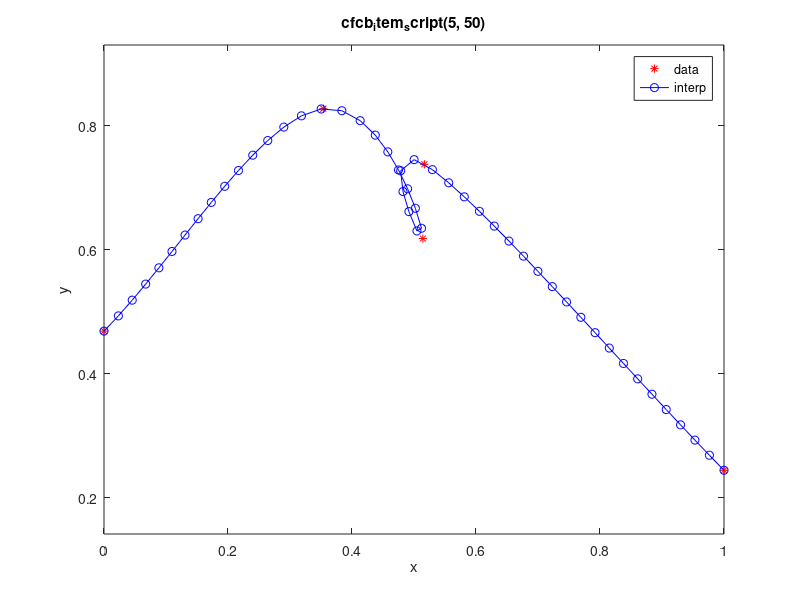

The MATLAB script that drew this image:
function [ti, pp] = splineq(t, z, nPoints, theSlopeFlag)

% splineq -- Equally-spaced spline interpolation.
%  [ti, pp] = splineq(t, z, nPoints, theSlopeFlag) interpolates
%   complex z(t) at nPoints equally spaced along the track of
%   the spline curve, including the first and last points.  The
%   returned ti and pp are such that ppval(pp, ti) will provide
%   the actual equally-spaced values.  If theSlopeFlag is TRUE,
%   the end-slopes of the spline are pinned to the linear trend
%   between the first two and the last two points, respectively.
%  zi = splineq(t, z, nPoints, theSlopeFlag) returns the actual
%  interpolated values.
%  [ti, pp] = splineq(t, z, ti, theSlopeFlag) interpolates the
%  z(t) curve at the relative positions [0...1] along the
%  length of the curve, given by ti.
% zi = splineq(t, z, ti, theSlopeFlag) returns the actual
%  interpolated values.
% splineq(m, n) demonstrates itself with m random data points,
%  interpolated at n positions (default = 10*m), using pinned
%  slopes.  Click on the curve to do another demonstration.
%  The "zoomsafe" facility is invoked if available.
% spline('demo') calls "spline(5, 50)".
 
% svn $Id: splineq.m 328 2009-03-09 01:41:19Z arango $
%=======================================================================
% Copyright (C) 1999 Dr. Charles R. Denham, ZYDECO.
%  All Rights Reserved.
%   Disclosure without explicit written consent from the
%    copyright owner does not constitute publication.
%=======================================================================
 
% Version of 26-May-1999 15:37:29.
% Updated    31-Aug-1999 13:45:25.

if nargin < 1, help(mfilename), t = 'demo'; end

if isequal(t, 'demo'), t = 5; end
if ischar(t), t = eval(t); end

if length(t) == 1
	m = t;
	n = 10*m;
	if nargin > 1, n = z; end
	if ischar(n), n = eval(n); end
	x = sort(rand(1, m));
	x = x - min(x);
	x = x / max(x);	y = rand(size(x));
	z = x + sqrt(-1)*y;
	t = linspace(min(x), max(x), m);
	flag = 1;
	if (1)
		[tti, pp] = feval(mfilename, t, z, n, flag);
	else   % Random interpolates.
		r = sort(rand(1, n));
		r(1) = 0; r(end) = 1;
		[tti, pp] = feval(mfilename, t, z, r, flag);
	end
	zzi = ppval(pp, tti);
	xxi = real(zzi); yyi = imag(zzi);
	h = plot(x, y, 'r*', xxi, yyi, 'bo-');
	legend(h, 'data', 'interp')
	theBDF = [mfilename '(' int2str(m) ', ' int2str(n) ')'];
	set(h, 'ButtonDownFcn', theBDF)
	title(theBDF), xlabel('x'), ylabel('y')
	axis equal
	eval('zoomsafe', ' ')
	figure(gcf)
	set(gcf, 'Name', 'SplineQ Demo')
	return
end

if nargin < 2, help(mfilename), return, end
if nargin < 3, nPoints = 10 * length(z); end
if nargin < 4, theSlopeFlag = 0; end

[oldm, n] = size(z);
if oldm == 1, z = z(:); end

t = t(:);

multiplier = 10;

len = length(nPoints);
if len < 2
	ttemp = linspace(min(t), max(t), multiplier*nPoints+1).';
	di = linspace(0, 1, nPoints);
else
	ttemp = linspace(min(t), max(t), multiplier*len+1).';
	di = nPoints;
end

if theSlopeFlag
	slope = diff(z) ./ diff(t);
	z = [slope(1); z; slope(end)];
end

pp = spline(t, z);
ztemp = ppval(pp, ttemp);

d = [0; cumsum(abs(diff(ztemp)))];
d = d - min(d);
d = d / max(d);

ti = spline(d, ttemp, di);
if oldm == 1, ti = ti.'; end

if nargout < 2
	ti = ppval(pp, ti);
end
